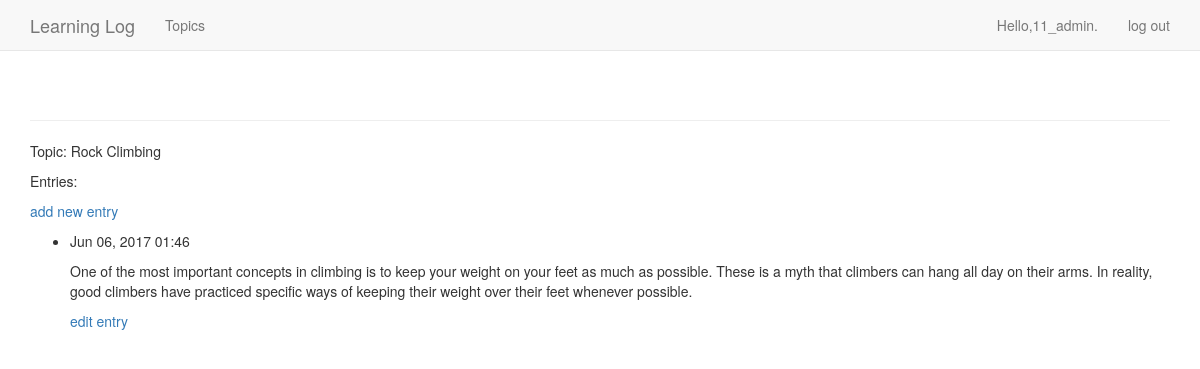
The page /topics/2/ (signed in) on the database its author committed.
### learning_logs/models.py (models this page shows, shortened)
class Topic(models.Model):
    text = models.CharField(max_length=200)
    date_added = models.DateTimeField(auto_now_add=True)
    owner = models.ForeignKey(User)
    def __unicode__(self):
	""" 返回模型的字符串表示 """
	return self.text

class Entry(models.Model):
    topic = models.ForeignKey(Topic)
    text = models.TextField()
    date_added = models.DateTimeField(auto_now_add=True)
    class Meta:
	verbose_name_plural = 'entries'

### learning_logs/views.py (the view)
# urls.py: url(r'^topics/(?P<topic_id>\d+)/$',views.topic,name='topic'),
@login_required
def topic(request,topic_id):
    topic = Topic.objects.get(id=topic_id)
    if topic.owner != request.user:
	raise Http404
    entries= topic.entry_set.order_by('-date_added')
    context = {'topic':topic,'entries':entries}
    return render(request,'learning_logs/topic.html',context)

### learning_logs/templates/learning_logs/topic.html
{% extends 'learning_logs/base.html' %}
{% block content %}
  <p>Topic: {{topic}}</p>
  <p>Entries:</p>
  <p>
    <a href="{% url 'learning_logs:new_entry' topic.id %}">add new entry</a>
  </p>
  <ul>
  {% for entry in entries %}
    <li>
      <p> {{ entry.date_added|date:'M d, Y H:i' }}</p>
      <p> {{ entry.text| linebreaks }}</p>
      <p>
	<a href="{% url 'learning_logs:edit_entry' entry.id %}">edit entry</a>
      </p>
    </li>
  {% empty %}
    <li>
      There are no entries for this topic yet.
    </li>
  {% endfor %}
  </ul>
{% endblock content %}

### learning_logs/templates/learning_logs/base.html (shortened to what this page needs)
{% load bootstrap3 %}
<!DOCTYPE html>
<html lang="en">
  <head>
    {% bootstrap_css %}
  </head>
  <body>
    <nav class = "navbar navbar-default navbar-static-top">
      <div class = "container">
	<div class = "navbar-header">
	  <a class ="navbar-brand" href="{% url 'learning_logs:index' %}">Learning Log</a>
	</div>
	<div id="navbar" class="navbar-collapse collapse">
	  <ul class="nav navbar-nav">
	    <li><a href="{% url 'learning_logs:topics' %}">Topics</a><li>
	  </ul>
	  <ul class = "nav navbar-nav navbar-right">
	    {% if user.is_authenticated %}
	      <li><a>Hello,{{ user.username }}.</a></li>
	      <li><a href="{% url 'users:logout' %}">log out</a></li>
	    {% else %}
	      <li><a href="{% url 'users:register' %}">register</a></li>
	      <li><a href="{% url 'users:login' %}">log in</a></li>
	    {% endif %}
	  </ul>
	</div>
      </div>
    </nav>
    <div class="container">
      <div class="page-header">
      </div>
      <div>
	{% block content %}{% endblock content %}
      </div>
    </div>
  </body>
</html>

### rows shown on the page
Topic: text "Rock Climbing"
Entry: date_added "Jun 06, 2017 01:46", text "One of the most important concepts in climbing is to keep your weight on your feet as much as possible. These is a myth that climbers can hang all day on their arms. In reality, good climbers have practiced specific ways of keeping their weight over their feet whenever possible."

### other values the page prints
{{ user.username }} "11_admin"
